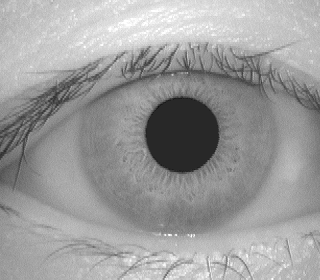
#> input picture 2assignment/iris.bmp, 320 x 280 px
$ python test.py
#> lines starting #> are read from the running program, lines starting #| are printed output that depends on the picture
import cv2 as cv
import numpy as np

img = cv.imread('iris.bmp', -1)
#> img is the input picture: shape (280, 320); min 18, max 255, mean 155.9
img = np.add(img, 100)
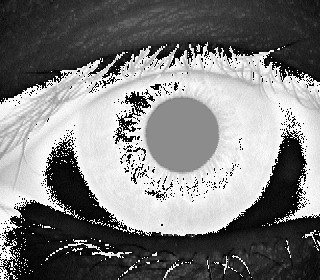
#> img: shape (280, 320); min 0, max 255, mean 124.6
#img = img.astype(int)

for r in range(0, 5):
    for c in range(0, 5):
        print(img[r][c])
#> this loop made 5 passes
#> (printed output is left out)


img2 = np.full((25, 25), 50)
for r in range(0, 5):
    for c in range(0, 5):
        print(img2[r][c])


cv.imshow('img', img)
cv.imshow('img2', img2)
cv.waitKey(0)
cv.destroyAllWindows()

$ run again, with 2assignment/eye.jpeg saved as 2assignment/iris.bmp
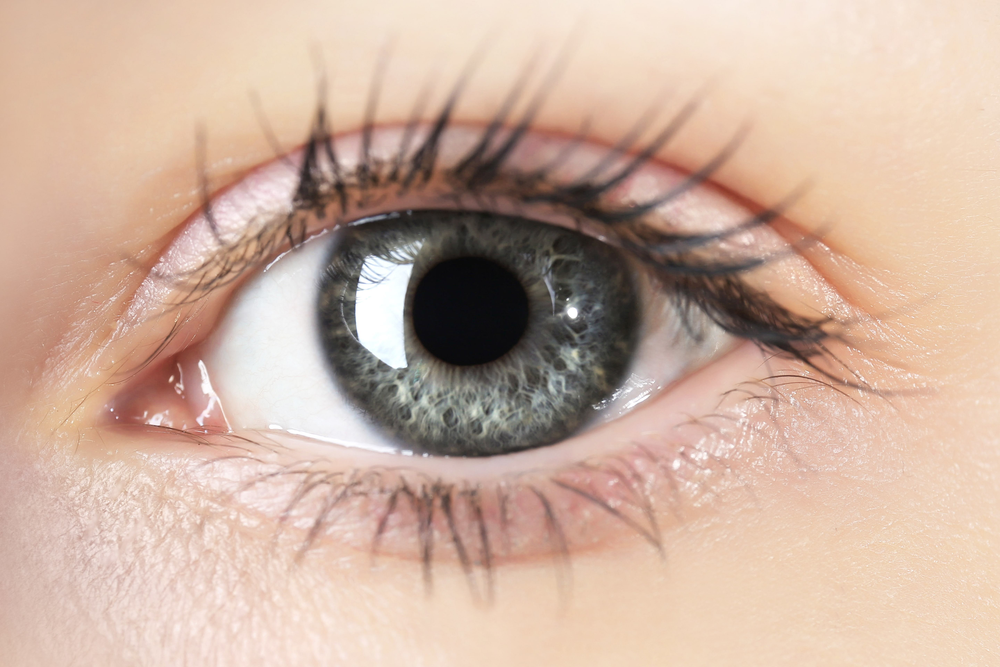
#> input picture 2assignment/eye.jpeg, 1000 x 667 px, shrunk from 5760 x 3840 before the run
#> img is the input picture: shape (667, 1000, 3); mean B, G, R 159.6, 176, 203.9
#> `img = np.add(img, 100)`:
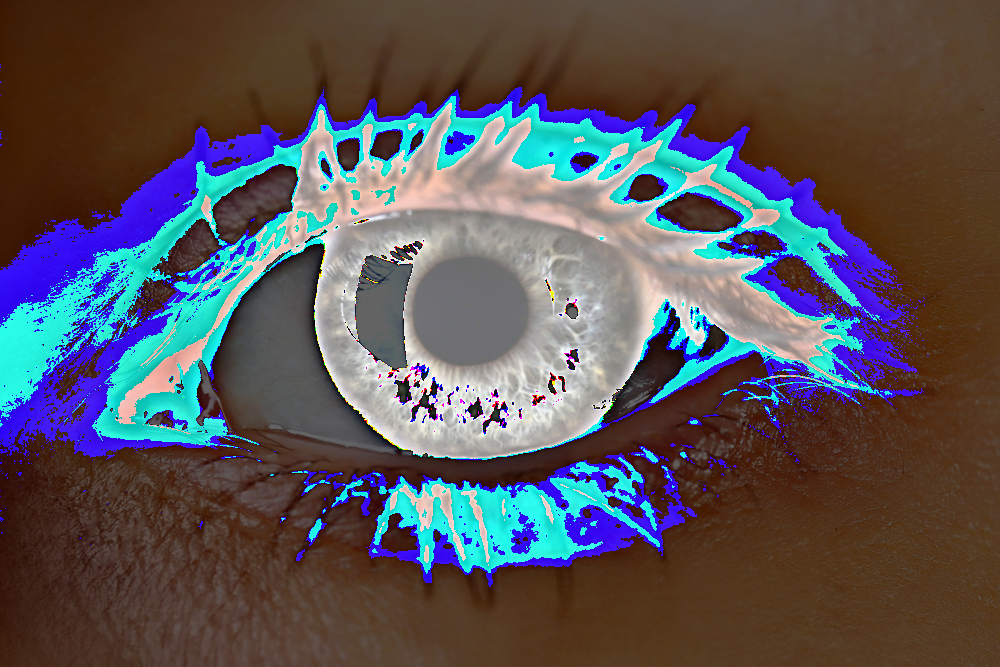
#> img: shape (667, 1000, 3); mean B, G, R 89.2, 84, 88.1
#> the loop `for r in range(0, 5):` made 5 passes
#> (printed output is left out)
